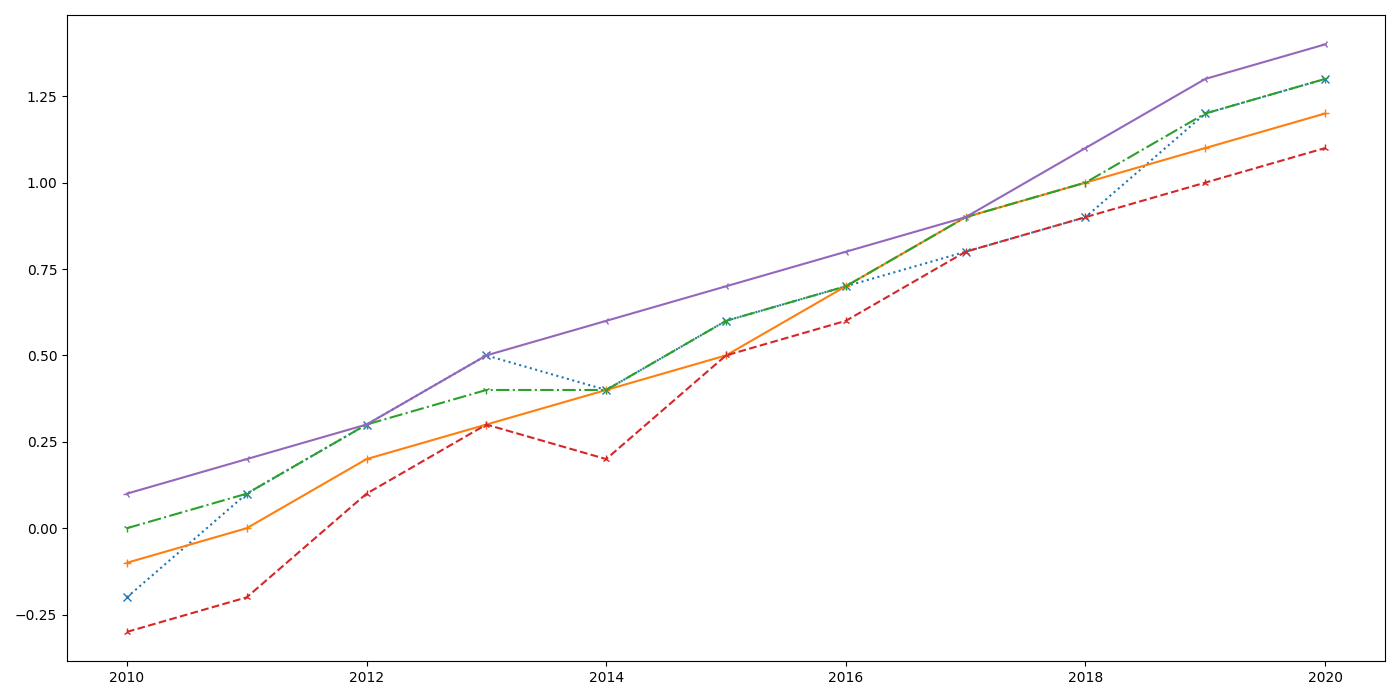

This chart was generated by the following Python code:
import matplotlib.pyplot as plt
import numpy as np

years = np.arange(2010, 2021)
asia_temp = [-0.2, 0.1, 0.3, 0.5, 0.4, 0.6, 0.7, 0.8, 0.9, 1.2, 1.3]
europe_temp = [-0.1, 0.0, 0.2, 0.3, 0.4, 0.5, 0.7, 0.9, 1.0, 1.1, 1.2]
africa_temp = [0.0, 0.1, 0.3, 0.4, 0.4, 0.6, 0.7, 0.9, 1.0, 1.2, 1.3]
north_america_temp = [-0.3, -0.2, 0.1, 0.3, 0.2, 0.5, 0.6, 0.8, 0.9, 1.0, 1.1]
south_america_temp = [0.1, 0.2, 0.3, 0.5, 0.6, 0.7, 0.8, 0.9, 1.1, 1.3, 1.4]

fig, ax = plt.subplots(figsize=(14, 7))

ax.plot(years, asia_temp, marker='x', linestyle=':', linewidth=1.5)
ax.plot(years, europe_temp, marker='+', linestyle='-', linewidth=1.5)
ax.plot(years, africa_temp, marker='1', linestyle='-.', linewidth=1.5)
ax.plot(years, north_america_temp, marker='2', linestyle='--', linewidth=1.5)
ax.plot(years, south_america_temp, marker='3', linestyle='-', linewidth=1.5)

ax.grid(visible=False, which='both')

plt.tight_layout()
plt.show()
